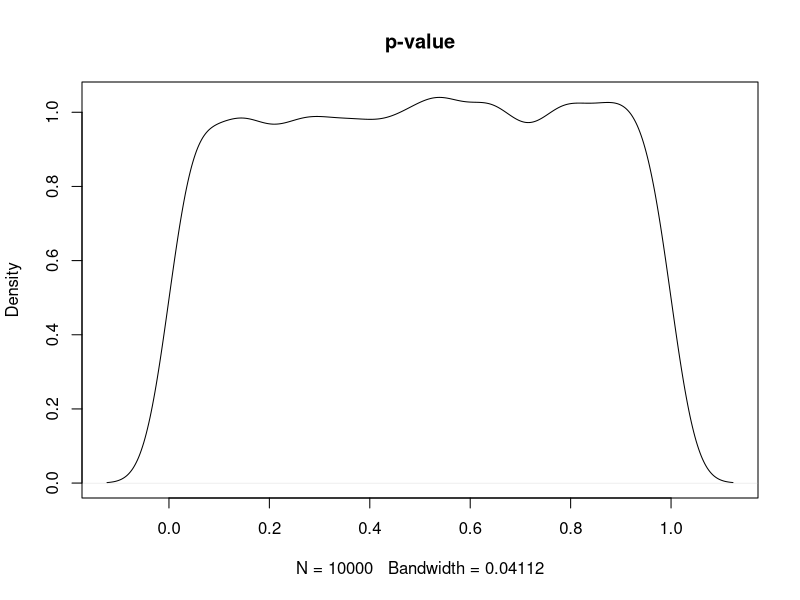

The R source for this figure:
# ex 2
ex2 = function(M = 1000, n = 100, miu = 8, sigma = 5, alpha = 0.05) {
  res = c()  
  for (i in 1:M) {
    x = rnorm(n, miu, sigma)  
    x_mean = mean(x)
    s_temp = x
    s_temp = (s_temp - x_mean) ^ 2
    s = sqrt(mean(s_temp))
    
    l = x_mean - (s/sqrt(n - 1)) * qt((1 - alpha/2), n - 1)
    r = x_mean + (s/sqrt(n - 1)) * qt((1 - alpha/2), n - 1)
    print(paste("Przedzial ufnosci: (", l, ",", r, ")"))
    if (miu >= l && miu <= r) {
      res[i] = 1
    } else {
      res[i] = 0
    }
  }
  suc = sum(res)
  print(paste("Prawdziwa wartość miu należy do: ", suc * 100 / M, "% przedziałów"))
}

# ex2()

# ex 3
ex3 = function(x_mean = 743, sigma = 5, alpha = 0.05, n = 16) {
  print("Part 1:")
  
  l = x_mean - (sigma / sqrt(n)) * qnorm(1 - alpha/2)
  r = x_mean + (sigma / sqrt(n)) * qnorm(1 - alpha/2)
  
  print(paste("Przedział ufności 95% to: (", l, ",", r, ")"))
  
  print("Part 2:")
  
  m = 1
  beta = 0.01
  repeat {
    l = x_mean - (sigma / sqrt(m)) * qnorm(1 - beta/2)
    r = x_mean + (sigma / sqrt(m)) * qnorm(1 - beta/2)
    if (abs(l - r) <= 1) {
      print(paste("Przedział ufności 99% długości co najwyżej 1ml to: (", l, ",", r, ")"))
      print(paste("Wymagane n:", m))
      break
    }
    m = m + 1
  }
  
  
}

# ex3()

# ex 4
ex4 = function(p = 0.7, alpha = 0.1) {
  n = 30
  repeat {
    l = p - (sqrt(p * (1 - p) / sqrt(n))) * qnorm(1 - alpha/2)
    r = p + (sqrt(p * (1 - p) / sqrt(n))) * qnorm(1 - alpha/2)
    if (abs(l - r) <= 0.02) {
      print(paste("Przedział ufności 90% długości co najwyżej 2% to: (", l, ",", r, ")"))
      print(paste("Wymagane n:", n))
      break
    }
    n = n + 1
    print(n)
    print(abs(l - r))
  }
}

# ex4()

# ex 5 
ex5 = function(theta = 111, n = 500, alpha = 0.05, M = 1000) {
  res = c()
  for (i in 1:M) {
    v = runif(500, 0, theta)
    xn = max(v)
    l = xn
    r = xn / (alpha ^ (1/n))
    if (theta >= l && theta <= r) {
      res[i] = 1
    } else {
      res[i] = 0
    }
  }
  
  suc = sum(res)
  print(paste("Przedział ufności na poziomie", suc * 100 / M, "%"))
}

# ex5()

# ex 6
ex6 = function(miu = 7, sigma = 3, n = 1000, M = 10000) {
  res = c()
  for (i in 1:M) {
    v = rnorm(n, miu, sigma)
    v_mean = mean(v)
    z = sqrt(n) * (v_mean - miu) / sigma
    res[i] = 2 * pnorm(-abs(z))
  }
  dens = density(res)
  print(res)
  plot(dens, main = "p-value")
}

ex6()


